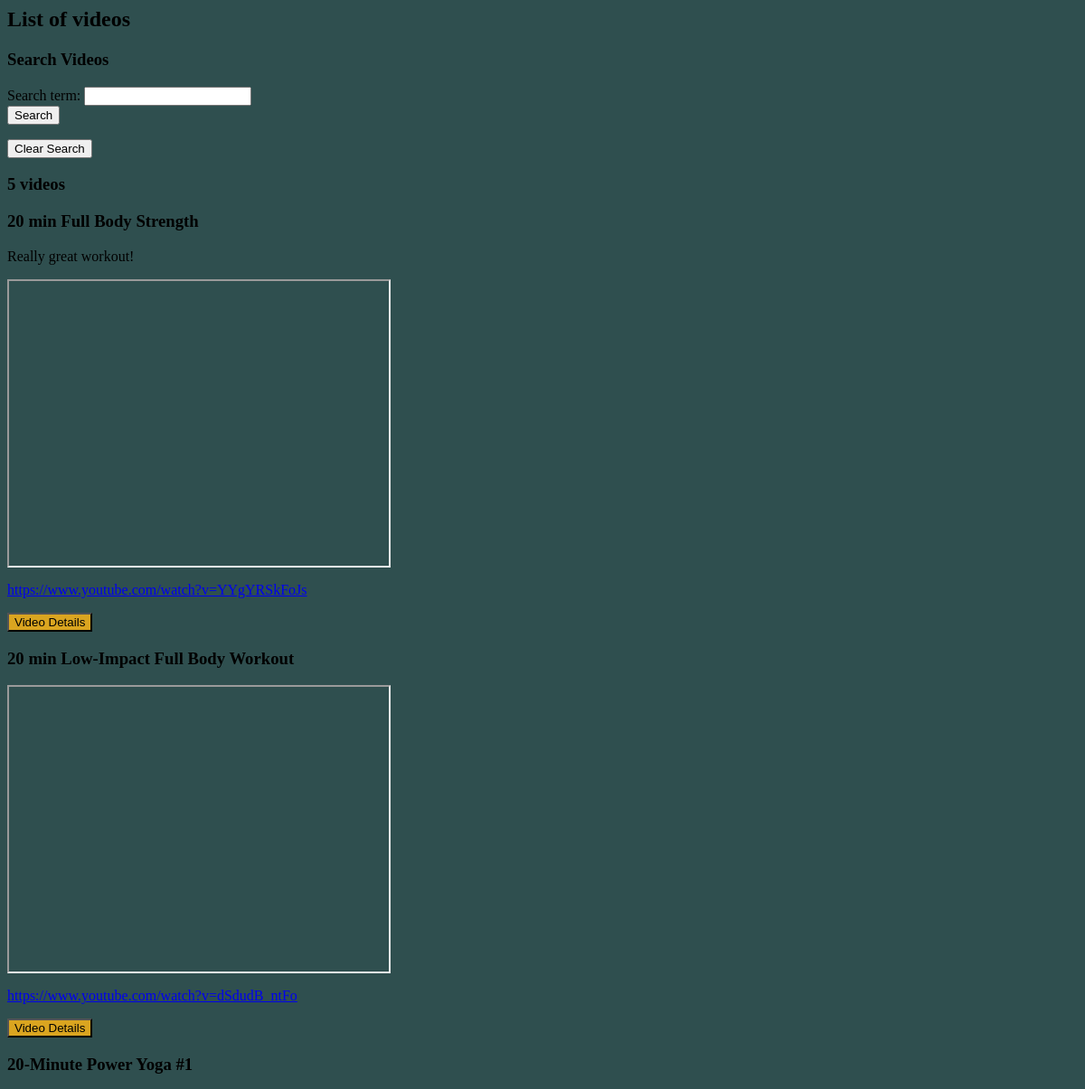
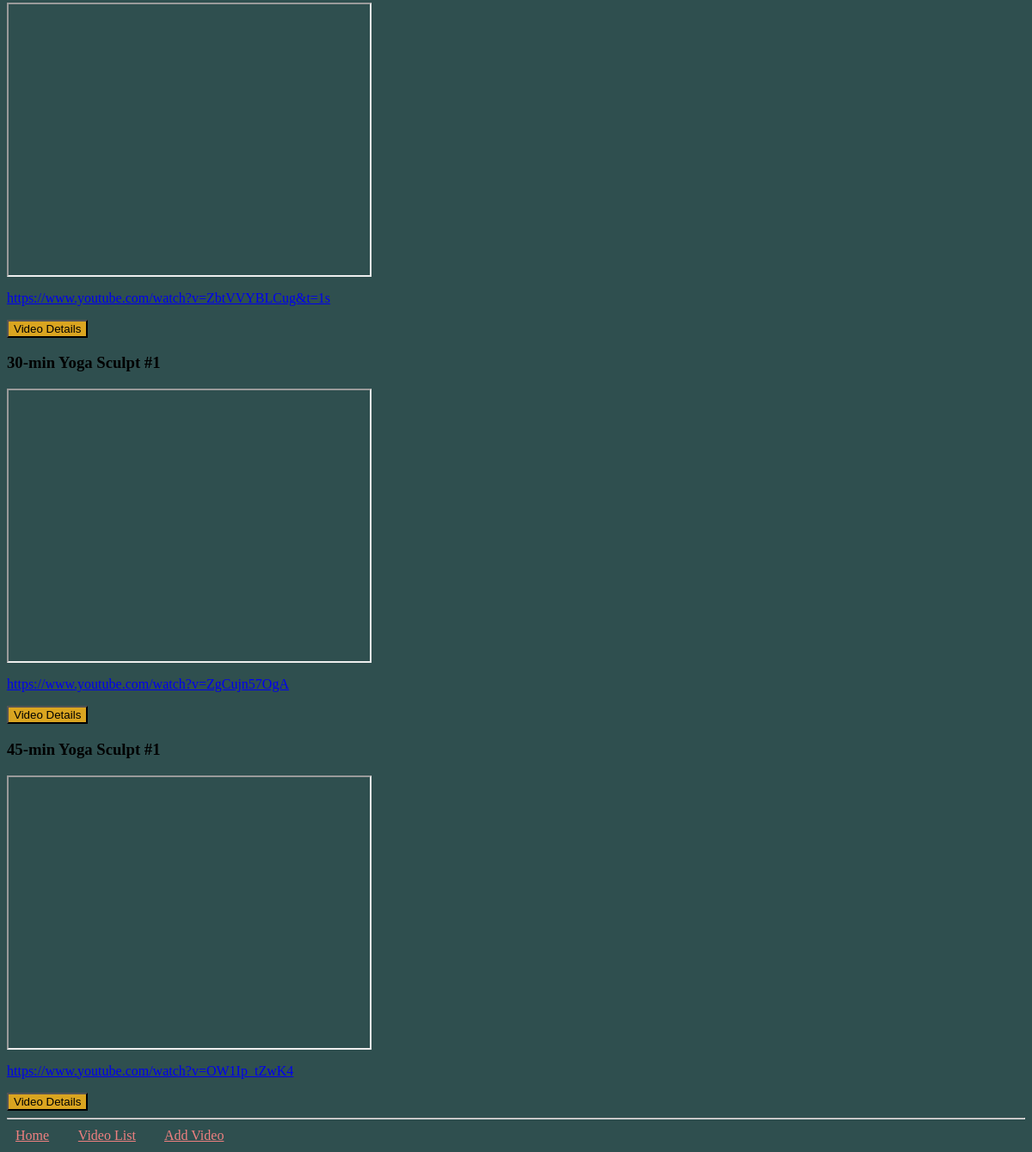
The page /video_list on the database its author committed (2 pictures, top to bottom).
### video_collection/models.py (models this page shows, shortened)
class Video(models.Model):
    name = models.CharField(max_length=200)
    url = models.CharField(max_length=400)
    notes = models.TextField(blank=True, null=True) # blank means notes field is optional in fields
    video_id = models.CharField(max_length=40, unique=True)

### video_collection/views.py (the view)
# urls.py: path('video_list', views.video_list, name='video_list'),
def video_list(request):
    search_form = SearchForm(request.GET) # build form from data user has sent to app
    if search_form.is_valid():
        search_term = search_form.cleaned_data['search_term'] # same field as found in forms.py, example: 'yoga' or 'squats'
        videos = Video.objects.filter(name__icontains=search_term).order_by(Lower('name'))
    else: # form is not filled in or this is the first time the user sees the page
        search_form = SearchForm()
        videos = Video.objects.order_by(Lower('name'))
    return render(request, 'video_collection/video_list.html', { 'videos': videos, 'search_form': search_form})

### video_collection/forms.py
class SearchForm(forms.Form):
    search_term = forms.CharField()

### video_collection/templates/video_collection/video_list.html
{% extends 'video_collection/base.html' %}
{% block content %}
<h2>List of videos</h2>
<h3>Search Videos</h3>
<form method="GET" action="{% url 'video_list' %}">
    {{ search_form }}
    <button type="submit">Search</button>
</form>
<a href="{% url 'video_list' %}">
    <button>Clear Search</button>
</a>
<h3>{{ videos|length }} video{{ videos|length|pluralize }}</h3>
{% for video in videos %}
    <div>
        <h3>{{ video.name }}</h3>
        <p>{{ video.notes }}</p>
        <iframe width="420" height="315" src="http://youtube.com/embed/{{ video.video_id }}"></iframe>
        <p><a href="{{ video.url }}">{{ video.url }}</a></p>
        <a href="{% url 'video_details' video.pk %}">
            <button id="details-button-{{ video.pk }}" class="details_button" type="button">Video Details</button>
        </a>
    </div>
{% empty %}
    <p>No videos</p>
{% endfor %}
{% endblock %}

### video_collection/templates/video_collection/base.html (shortened to what this page needs)
{% load static %}
<html>
    <head>
        <link rel="stylesheet" href="https://cdn.jsdelivr.net/npm/water.css@2/out/dark.css">
        <link rel="stylesheet" href="{% static 'css/style.css' %}">
    </head>
    <body>
        {% block content %}
        {% endblock %}
        <hr>
    <div class="navigation">
        <a href="{% url 'home' %}">Home</a>
        <a href="{% url 'video_list' %}">Video List</a>
        <a href="{% url 'add_video' %}">Add Video</a>
    </div>
    </body>
</html>

### video_collection/static/css/style.css (style rules this page uses)
body { background-color: darkslategrey; }
.navigation { margin: 10px; }
.navigation > a { color: lightcoral; padding-right: 30px; }
.details_button { background-color: goldenrod; }

### rows shown on the page
Video: name "20 min Full Body Strength", notes "Really great workout!", url "https://www.youtube.com/watch?v=YYgYRSkFoJs"
Video: name "20 min Low-Impact Full Body Workout", url "https://www.youtube.com/watch?v=dSdudB_ntFo"
Video: name "20-Minute Power Yoga #1", url "https://www.youtube.com/watch?v=ZbtVVYBLCug&t=1s"
Video: name "30-min Yoga Sculpt #1", url "https://www.youtube.com/watch?v=ZgCujn57OgA"
Video: name "45-min Yoga Sculpt #1", url "https://www.youtube.com/watch?v=OW1Ip_tZwK4"

### other values the page prints
{{ videos|length }} "5"
